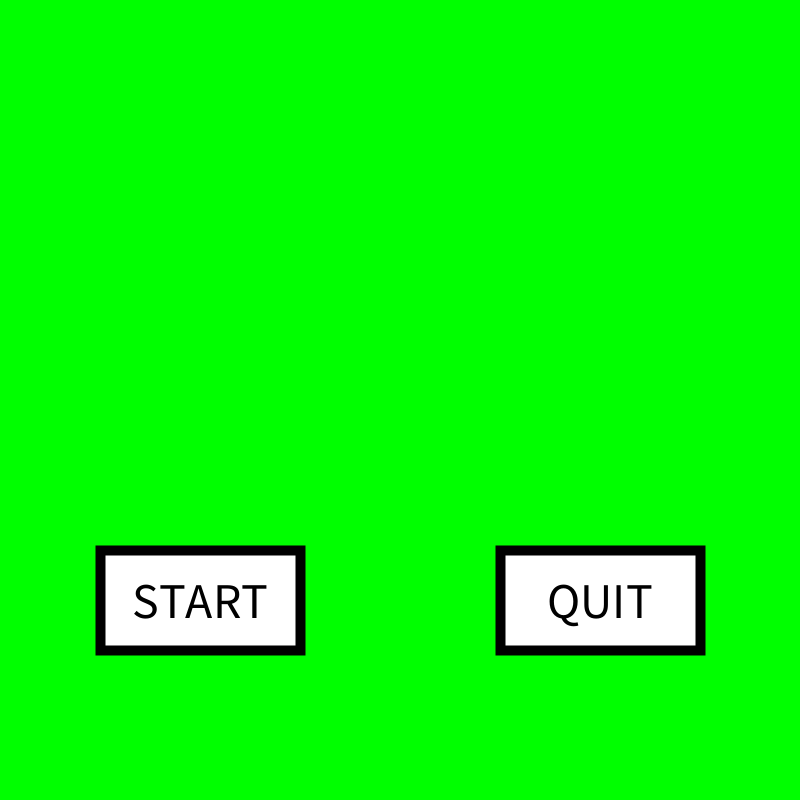
Frame 1 (no input)
Frame 60 (the mouse pressed at the canvas centre just before this capture): identical to frame 1, image omitted
Frame 120 (the mouse held since frame 60 and released just before this capture): identical to frame 1, image omitted

The Processing sketch that drew this single still picture (run headless with seeded random() and noise(); from frame 60 on, the mouse is pressed at the canvas centre):

// Processing sketch: asteroid
// ── asteroid.pde
int mode;
int asteroidcounter;
int livesfill = 255;
int one = 1;
int timer = 0;
int spcolor;

final int INTRO = 1;
final int GAME = 2;
final int PAUSE = 3;
final int GAMEOVER = 4;

//int t = 0;


Spaceship myShip;
UFO theUFO;

ArrayList<GameObject> myObjects;  //ArrayList<"thing">"name(must be in pulural like myBullet's')"


boolean wkey, akey, skey, dkey, spacekey;

//////////////////////////////////////////

void setup() {
  size(800, 800);
  mode = INTRO;

  rectMode(CENTER);
  textAlign(CENTER, CENTER);

  wkey = akey = skey = dkey = spacekey = false;

  myObjects = new ArrayList<GameObject>();


  int i = 0;
  while (i < 3) {
    myObjects.add(new Asteroid());
    i++;
  }

  myShip =new Spaceship();
  theUFO = new UFO();
}

/////////////////////////////////////////////

void draw() {
  //  myShip.show();

  if (mode == INTRO) {
    intro();
  } else if (mode == GAME) {
    game();
  } else if (mode == PAUSE) {
    pause();
  } else if (mode == GAMEOVER) {
    gameover();
  } else {
    println("Error: Mode is " + mode);
  }

  //t++;
}

// ── Asteroids.pde
class Asteroid extends GameObject {

  Asteroid() {
    location = new PVector(random(width), random(height)); 
    velocity = new PVector(2, 0);
    velocity.rotate(random(TWO_PI));
    lives = 1;
    size = 100;
  }

  Asteroid(int s, float x, float y) {
    lives = 1;
    location = new PVector (x, y);
    velocity = new PVector(2, 0);
    velocity.rotate(random(TWO_PI));
    size = s;
  }

  void act() {
    super.act();



    if (location.x < 0 - size/2) {
      location.x = width + size/2;
    }
    if (location.x > width + size/2) {
      location.x = 0 - size/2;
    }
    if (location.y < 0 - size/2) {
      location.y = height - size/2;
    }
    if (location.y > height + size/2) {
      location.y = 0 - size/2;
    }

    int i = 0;
    asteroidcounter = 6;
    while (i < myObjects.size() ) {
      GameObject obj = myObjects.get(i); 
      if (obj instanceof Bullet) {
        if (dist(location.x, location.y, obj.location.x, obj.location.y) <= size/2 + obj.size) {
          obj.lives = 0;
          lives = 0;

          if (size > 40) {
            myObjects.add(new Asteroid(size/2, location.x, location.y));
            myObjects.add(new Asteroid(size/2, location.x, location.y));
          } else {
            lives = 0;
          }
        }
      }
      i++;
    }


    if (dist(location.x, location.y, myShip.location.x, myShip.location.y) <= size/2 + myShip.size) {
      if (timer > 120) {
        timer = 0;
        myShip.lives--;
        spcolor = #FF0000;
      }
    }

    if (spcolor == #FF0000) {
      if (timer == 120) {
        spcolor = 0;
      }
    }
  }
}

// ── Bullet.pde
class Bullet extends GameObject {

  //1. Instruction Variable

  //2. Constructors
  Bullet() {
    location = new PVector(myShip.location.x, myShip.location.y);
    velocity = new PVector (myShip.direction.x, myShip.direction.y);
    velocity.setMag(10);

    size = 10; 
    lives = 1;
  }



  //3. Behaiviour Function

  void act () {
    super.act(); //do whatever GameObject do.
    if (location.x < 0 || location.x > width || location.y < 0 || location.y > height) {
      lives = 0;
    }
  }
}

// ── Bullet_2.pde
class Bullet2 extends GameObject {


  Bullet2() {
    location = new PVector(theUFO.location.x, theUFO.location.y);
    velocity = new PVector (theUFO.aim.x, theUFO.aim.y);
    velocity.setMag(10);

    size = 10; 
    lives = 1;
  }

  void show () {    
    strokeWeight(3);
    stroke(255);
    fill(0, 0, 255);
    circle(location.x, location.y, size);
  }

  void act () {
    super.act();

    if (location.x < 0 || location.x > width || location.y < 0 || location.y > height) {
      lives = 0;
    }
  }
}

// ── Fire.pde
class Fire extends GameObject {

  int alpha; //transparency

  Fire() {
    location = myShip.location.copy();
    velocity = myShip.direction.copy();
    velocity.rotate(radians(180) + random(-0.5, 0.5));
    velocity.setMag(10);
    size = 10;
    lives = 1;
    alpha = 255;
  }

  void show() {
    strokeWeight(3);
    stroke(255, alpha);
    fill(0, alpha);
    rect(location.x, location.y, size, size);
    alpha = alpha - 30;
    if (alpha <= 0) lives = 0;
  }
}

// ── GameObject.pde
class GameObject {

  PVector location; 
  PVector velocity;
  int lives;
  int size;


  GameObject() {
  }

  void show() {
    strokeWeight(3);
    stroke(255);
    fill(0);
    circle(location.x, location.y, size);
  }
  void act() {
    location.add(velocity);
  }
}

// ── Spaceship.pde
class Spaceship extends GameObject {

  //1. instance variables
  PVector direction;
  int shotTimer, threshold;
  //int csize;




  //2. constructors
  Spaceship() {    //setup(){}
    location = new PVector(width/2, height/2);   //x = width/2; y = height/ 2;
    direction = new PVector(0.1, 0);
    velocity = new PVector(0, 0);     //vx = 0; vy = 0;
    lives = 3;
    shotTimer = 0;
    threshold = 60;
  }

  //3. behaviour functions
  void show() {
    pushMatrix(); 

    //csize = 32;
    //noStroke();   
    //fill(0, 255);
    //circle(0, 0, 32);

    strokeWeight(3);
    stroke(255);
    fill(spcolor);
    translate(location.x, location.y);     //moving the square to the middle
    rotate(direction.heading());   //changing the appearance of the square by rotating the square with the radians in the a, dkey manipulating .heading (.heading calculates the angle of PVector(x, y) which tan^-(20/10)  ).
    triangle(-25, -10, -25, 10, 15, 0);

    popMatrix();
  }

  void act() {    
    super.act();

    shotTimer++;

    if (akey) direction.rotate(-radians(5));    //doesn't like degree, but radians. Accutially turning the square.
    if (dkey) direction.rotate(radians(5));
    if (wkey) {
      velocity.add(direction);
      myObjects.add(new Fire());
    }
    if (skey) velocity.sub(direction);
    if (spacekey && shotTimer > threshold) {
      myObjects.add(new Bullet());
      shotTimer = 0;
    }

    if (velocity.mag() > 5) velocity.setMag(5);

    int i = 0;
    while (i < myObjects.size() ) {
      GameObject obj = myObjects.get(i); 
      if (obj instanceof Bullet2) {
        if (dist(location.x, location.y, obj.location.x, obj.location.y) <= size/2 + obj.size) {
          if (timer > 120) {
            obj.lives = 0;
            lives--;
            spcolor = #FF0000;
            livesfill = #FF0000;
            timer = 0;
          } else {
            spcolor = 0;
            livesfill = 255;
          }
        }
      }
      i++;
    }

    if (spcolor == #FF0000) {
      if (timer == 120) {
        spcolor = 0;
      }
    }


    if (location.x < 0) {
      location.x = width;
    }
    if (location.x > width) {
      location.x = 0;
    }
    if (location.y < 0) {
      location.y = height;
    }
    if (location.y > height) {
      location.y = 0;
    }
  }
}

// ── UFO.pde
class UFO extends GameObject {

  PVector aim;
  float m;
  int shotTimer2, threshold2;
  color UFOcolor = color(0, 0, 255);

  UFO() {
    location = new PVector(random(width), random(height)); 
    velocity = new PVector(2, 0);
    velocity.rotate(random(TWO_PI));

    lives = 1;
    size = 40;


    threshold2 = 70;    //normally 60
  }

  void show() {
    pushMatrix(); 
    strokeWeight(3);
    stroke(255);
    fill(UFOcolor);
    translate(location.x, location.y);
    circle(0, 0, 50);
    popMatrix();
  }

  void act() {   
    super.act();

    shotTimer2++;

    aim = new PVector(myShip.location.x - location.x, myShip.location.y - location.y);

    if (shotTimer2 > threshold2) {
      myObjects.add(new Bullet2());
      shotTimer2 = 0;
    }
    int i = 0;
    while (i < myObjects.size() ) {
      GameObject obj = myObjects.get(i); 
      if (obj instanceof Bullet) {
        if (dist(location.x, location.y, obj.location.x, obj.location.y) <= size/2 + obj.size) {
          obj.lives = 0;
          lives--;
          UFOcolor = color(255, 0, 0);
        } else {
          UFOcolor = color(0, 0, 255);
        }
      }
      i++;
    }
    


    if (location.x < 0 - size/2) {
      location.x = width + size/2;
    }
    if (location.x > width + size/2) {
      location.x = 0 - size/2;
    }
    if (location.y < 0 - size/2) {
      location.y = height - size/2;
    }
    if (location.y > height + size/2) {
      location.y = 0 - size/2;
    }
  }
}

// ── a_intro.pde
void intro() {
  background(0, 255, 0);

  //tactile


  //drawing the button
  Button(200, 600, 200, 100, 10, "START");
  Button(600, 600, 200, 100, 10, "QUIT");
}

void introClicks() {
  if (buttonPressed(200, 600, 200, 100)) {
    mode = GAME;
  }
  if (buttonPressed(600, 600, 200, 100)) {
    exit();
  }
}

// ── b_game.pde
void game() {  
  background(0);

  button(700, 50, 200, 100, "PAUSE");

  timer++;
  println("Timer:" + timer);

  int i = 0;     //i stands for index. start with bullet zero
  while (i < myObjects.size() ) {
    //processing each object individually
    GameObject obj = myObjects.get(i); 

    if (obj.lives > 0) {
      obj.act();
      obj.show();
      i++;     //go to the next bullet
    } else {
      myObjects.remove(i);
    }
  }

  if (myShip.lives <= 0) {
    mode = GAMEOVER;
  }

  theUFO.show();
  theUFO.act();

  myShip.show();
  myShip.act();

  fill(livesfill);
  text("LIVES:" + myShip.lives, width/2, 40 );
}



void gameClicks() {
  if (buttonPressed(700, 50, 200, 100)) {
    mode = PAUSE;
  }
}

// ── c_pause.pde
void pause() {
  //background(0);

  button(700, 50, 200, 100, "START");
}

void pauseClicks() {

  if (buttonPressed(700, 50, 200, 100)) {
    mode = GAME;
  }
}

// ── d_gameover.pde
void gameover() {
  background(255, 0, 0);
  button(400, 500, 300, 100, "INTRO");
}

void gameoverClicks() {
  if (buttonPressed(400, 500, 300, 100)) {
    mode = INTRO;
    setup();
  }
}

// ── keyboard.pde
void keyPressed() {
  if ( key == 'w' || key == 'W' ) wkey = true;    //double equal(==) means "does it mean?"
  if ( key == 's' || key == 'S' ) skey = true;
  if ( key == 'a' || key == 'A' ) akey = true;
  if ( key == 'd' || key == 'D' ) dkey = true;
  if ( key == ' ' ) spacekey = true;
}

void keyReleased() {
  if ( key == 'w' || key == 'W' ) wkey = false;
  if ( key == 's' || key == 'S' ) skey = false;
  if ( key == 'a' || key == 'A' ) akey = false;
  if ( key == 'd' || key == 'D' ) dkey = false;
  if ( key == ' ' ) spacekey = false;
}

// ── mouse.pde
void mouseReleased() {

  if (mode == INTRO) {
    introClicks();
  } else if (mode == GAME) {
    gameClicks();
  } else if (mode == PAUSE) {
    pauseClicks();
  } else if (mode == GAMEOVER) {
    gameoverClicks();
  } else {
    println("Error: Mode is " + mode);
  }
}

// ── tools.pde
void button(int x, int y, int w, int h, String lable) {
  if (mouseX > x - w/2 && mouseX < x + w/2 && mouseY > y - h/2 && mouseY < y + h/2) {
    strokeWeight(5);
    stroke(0, 0, 255);
  } else {
    stroke(0);
    strokeWeight(1);
  }


  fill(255);
  rect(x, y, w, h);
  fill(0);
  textSize(50); //50
  text(lable, x, y);
}

void Button(int x, int y, int w, int h, int sw, String lable) {
  if (mouseX > x - w/2 && mouseX < x + w/2 && mouseY > y - h/2 && mouseY < y + h/2) {
    strokeWeight(5);
    stroke(0, 0, 255);
  } else {
    stroke(0);
    strokeWeight(sw);
  }


  fill(255);
  rect(x, y, w, h);
  fill(0);
  textSize(50); //50
  text(lable, x, y);
}



boolean buttonPressed(int x, int y, int w, int h) {
  return mouseX > x - w/2 && mouseX < x + w/2 && mouseY > y - h/2 && mouseY < y + h/2;
}
